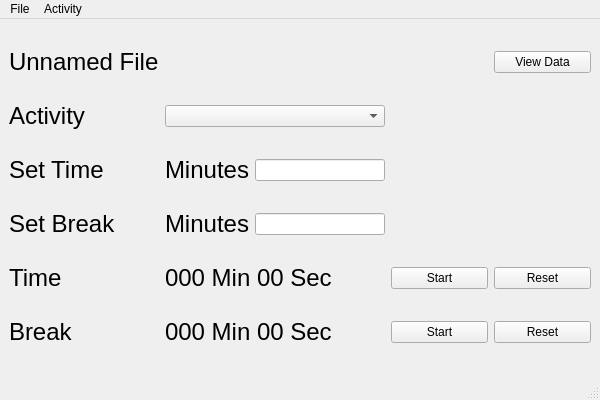
<?xml version="1.0" encoding="UTF-8"?>
<ui version="4.0">
 <class>Pomodoro</class>
 <widget class="QMainWindow" name="Pomodoro">
  <property name="geometry">
   <rect>
    <x>0</x>
    <y>0</y>
    <width>600</width>
    <height>400</height>
   </rect>
  </property>
  <property name="windowTitle">
   <string>Pomodoro</string>
  </property>
  <widget class="QWidget" name="centralwidget">
   <layout class="QGridLayout" name="gridLayout">
    <item row="0" column="0">
     <widget class="QLabel" name="filenameTitle">
      <property name="font">
       <font>
        <pointsize>18</pointsize>
       </font>
      </property>
      <property name="text">
       <string>Unnamed File</string>
      </property>
     </widget>
    </item>
    <item row="0" column="1">
     <spacer name="horizontalSpacer_8">
      <property name="orientation">
       <enum>Qt::Horizontal</enum>
      </property>
      <property name="sizeHint" stdset="0">
       <size>
        <width>220</width>
        <height>20</height>
       </size>
      </property>
     </spacer>
    </item>
    <item row="0" column="2">
     <spacer name="horizontalSpacer">
      <property name="orientation">
       <enum>Qt::Horizontal</enum>
      </property>
      <property name="sizeHint" stdset="0">
       <size>
        <width>89</width>
        <height>20</height>
       </size>
      </property>
     </spacer>
    </item>
    <item row="0" column="3">
     <widget class="QPushButton" name="dataPushBtn">
      <property name="text">
       <string>View Data</string>
      </property>
     </widget>
    </item>
    <item row="1" column="0">
     <widget class="QLabel" name="activityLabel">
      <property name="font">
       <font>
        <pointsize>18</pointsize>
       </font>
      </property>
      <property name="text">
       <string>Activity</string>
      </property>
     </widget>
    </item>
    <item row="1" column="1">
     <widget class="QComboBox" name="activityCmbBox"/>
    </item>
    <item row="1" column="2">
     <spacer name="horizontalSpacer_6">
      <property name="orientation">
       <enum>Qt::Horizontal</enum>
      </property>
      <property name="sizeHint" stdset="0">
       <size>
        <width>89</width>
        <height>20</height>
       </size>
      </property>
     </spacer>
    </item>
    <item row="1" column="3">
     <spacer name="horizontalSpacer_7">
      <property name="orientation">
       <enum>Qt::Horizontal</enum>
      </property>
      <property name="sizeHint" stdset="0">
       <size>
        <width>90</width>
        <height>20</height>
       </size>
      </property>
     </spacer>
    </item>
    <item row="2" column="0">
     <widget class="QLabel" name="setTimeLabel">
      <property name="font">
       <font>
        <pointsize>18</pointsize>
       </font>
      </property>
      <property name="text">
       <string>Set Time</string>
      </property>
     </widget>
    </item>
    <item row="2" column="1">
     <layout class="QHBoxLayout" name="horizontalLayout">
      <item>
       <widget class="QLabel" name="label_10">
        <property name="font">
         <font>
          <pointsize>18</pointsize>
         </font>
        </property>
        <property name="text">
         <string>Minutes</string>
        </property>
       </widget>
      </item>
      <item>
       <widget class="QLineEdit" name="setTimeLineEdit"/>
      </item>
     </layout>
    </item>
    <item row="2" column="2">
     <spacer name="horizontalSpacer_4">
      <property name="orientation">
       <enum>Qt::Horizontal</enum>
      </property>
      <property name="sizeHint" stdset="0">
       <size>
        <width>89</width>
        <height>20</height>
       </size>
      </property>
     </spacer>
    </item>
    <item row="2" column="3">
     <spacer name="horizontalSpacer_5">
      <property name="orientation">
       <enum>Qt::Horizontal</enum>
      </property>
      <property name="sizeHint" stdset="0">
       <size>
        <width>90</width>
        <height>20</height>
       </size>
      </property>
     </spacer>
    </item>
    <item row="3" column="0">
     <widget class="QLabel" name="setBreakLabel">
      <property name="font">
       <font>
        <pointsize>18</pointsize>
       </font>
      </property>
      <property name="text">
       <string>Set Break</string>
      </property>
     </widget>
    </item>
    <item row="3" column="1">
     <layout class="QHBoxLayout" name="horizontalLayout_2">
      <item>
       <widget class="QLabel" name="label_11">
        <property name="font">
         <font>
          <pointsize>18</pointsize>
         </font>
        </property>
        <property name="text">
         <string>Minutes</string>
        </property>
       </widget>
      </item>
      <item>
       <widget class="QLineEdit" name="setBreakLineEdit"/>
      </item>
     </layout>
    </item>
    <item row="3" column="2">
     <spacer name="horizontalSpacer_2">
      <property name="orientation">
       <enum>Qt::Horizontal</enum>
      </property>
      <property name="sizeHint" stdset="0">
       <size>
        <width>89</width>
        <height>20</height>
       </size>
      </property>
     </spacer>
    </item>
    <item row="3" column="3">
     <spacer name="horizontalSpacer_3">
      <property name="orientation">
       <enum>Qt::Horizontal</enum>
      </property>
      <property name="sizeHint" stdset="0">
       <size>
        <width>90</width>
        <height>20</height>
       </size>
      </property>
     </spacer>
    </item>
    <item row="4" column="0">
     <widget class="QLabel" name="timeLabel">
      <property name="font">
       <font>
        <pointsize>18</pointsize>
       </font>
      </property>
      <property name="text">
       <string>Time</string>
      </property>
     </widget>
    </item>
    <item row="4" column="1">
     <widget class="QLabel" name="timeCounter">
      <property name="font">
       <font>
        <pointsize>18</pointsize>
       </font>
      </property>
      <property name="text">
       <string>000 Min 00 Sec</string>
      </property>
     </widget>
    </item>
    <item row="4" column="2">
     <widget class="QPushButton" name="startTimeBtn">
      <property name="text">
       <string>Start</string>
      </property>
     </widget>
    </item>
    <item row="4" column="3">
     <widget class="QPushButton" name="resetTimeBtn">
      <property name="text">
       <string>Reset</string>
      </property>
     </widget>
    </item>
    <item row="5" column="0">
     <widget class="QLabel" name="breakLabel">
      <property name="font">
       <font>
        <pointsize>18</pointsize>
       </font>
      </property>
      <property name="text">
       <string>Break</string>
      </property>
     </widget>
    </item>
    <item row="5" column="1">
     <widget class="QLabel" name="breakCounter">
      <property name="font">
       <font>
        <pointsize>18</pointsize>
       </font>
      </property>
      <property name="text">
       <string>000 Min 00 Sec</string>
      </property>
     </widget>
    </item>
    <item row="5" column="2">
     <widget class="QPushButton" name="startBreakBtn">
      <property name="text">
       <string>Start</string>
      </property>
     </widget>
    </item>
    <item row="5" column="3">
     <widget class="QPushButton" name="resetBreakBtn">
      <property name="text">
       <string>Reset</string>
      </property>
     </widget>
    </item>
   </layout>
  </widget>
  <widget class="QStatusBar" name="statusbar"/>
  <widget class="QMenuBar" name="menubar">
   <property name="geometry">
    <rect>
     <x>0</x>
     <y>0</y>
     <width>600</width>
     <height>22</height>
    </rect>
   </property>
   <widget class="QMenu" name="menuFile">
    <property name="title">
     <string>File</string>
    </property>
    <addaction name="actionNewFile"/>
    <addaction name="actionSaveFile"/>
    <addaction name="actionLoadFile"/>
   </widget>
   <widget class="QMenu" name="menuActivity">
    <property name="title">
     <string>Activity</string>
    </property>
    <addaction name="actionNewActivity"/>
    <addaction name="actionDeleteActivity"/>
   </widget>
   <addaction name="menuFile"/>
   <addaction name="menuActivity"/>
  </widget>
  <action name="actionLoad_File">
   <property name="text">
    <string>Load File</string>
   </property>
  </action>
  <action name="actionSave_File">
   <property name="text">
    <string>Save File</string>
   </property>
  </action>
  <action name="actionNewFile">
   <property name="text">
    <string>New File</string>
   </property>
  </action>
  <action name="actionSaveFile">
   <property name="text">
    <string>Save File</string>
   </property>
  </action>
  <action name="actionLoadFile">
   <property name="text">
    <string>Load File</string>
   </property>
  </action>
  <action name="actionNewActivity">
   <property name="text">
    <string>New Activity</string>
   </property>
  </action>
  <action name="actionDeleteActivity">
   <property name="text">
    <string>Delete Activity</string>
   </property>
  </action>
 </widget>
 <resources/>
 <connections/>
</ui>
